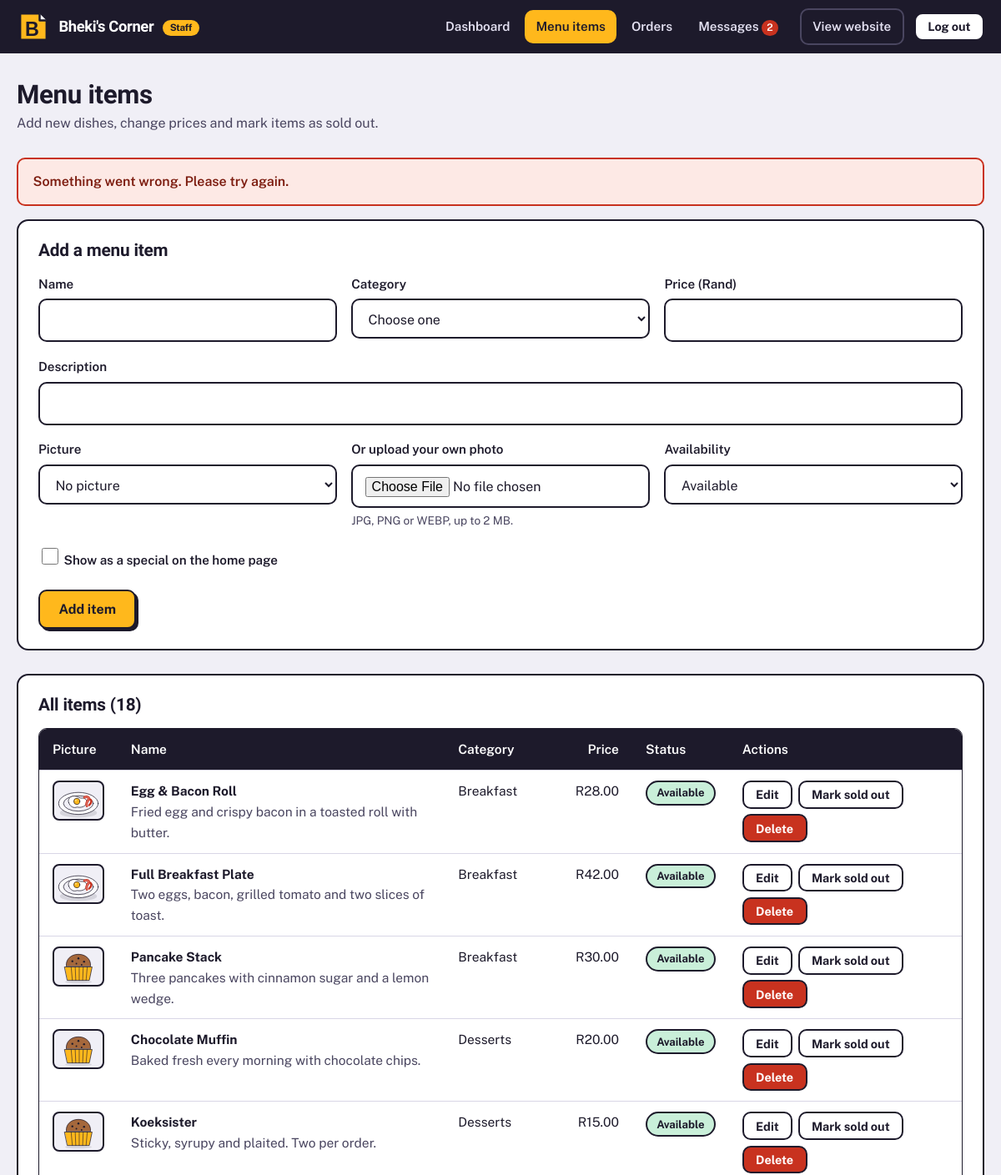
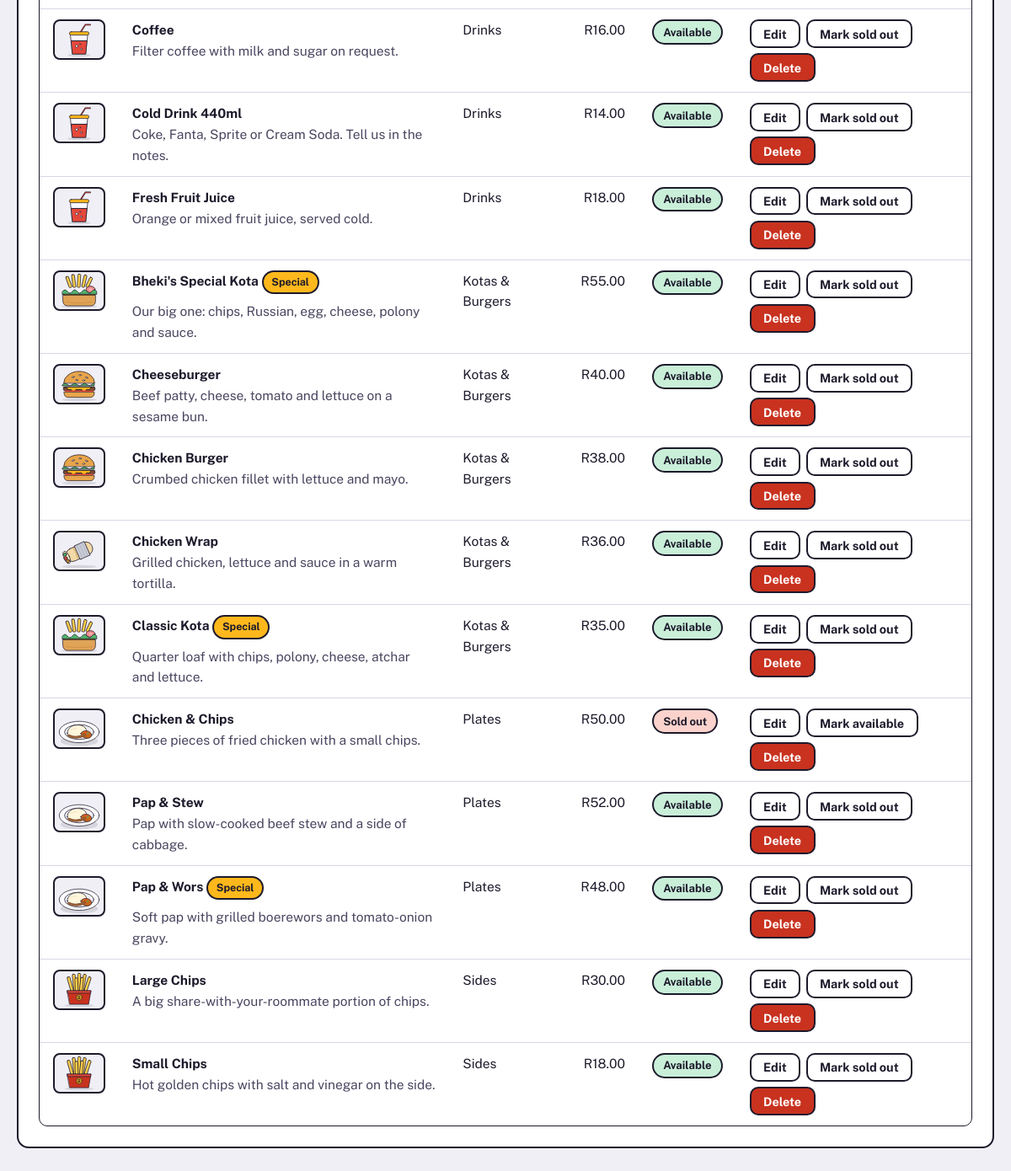
Page /admin/menu.php?msg=failed on the committed database (2 pictures, top to bottom).
### tables this page shows
CREATE TABLE tbl_products (
  product_id INT NOT NULL AUTO_INCREMENT,
  name VARCHAR(100) NOT NULL,
  description VARCHAR(255) NOT NULL,
  category VARCHAR(40) NOT NULL,
  price DECIMAL(8,2) NOT NULL,
  image VARCHAR(120) NOT NULL DEFAULT 'no-image.svg',
  is_special TINYINT(1) NOT NULL DEFAULT 0,
  status VARCHAR(20) NOT NULL DEFAULT 'Available',
  PRIMARY KEY (product_id)
);

### includes/config.php (called while the page is built, shortened)
<?php
function e($text) {
    return htmlspecialchars((string)$text, ENT_QUOTES, 'UTF-8');
}
function money($amount) {
    return 'R' . number_format((float)$amount, 2, '.', ' ');
}
function db_query($conn, $sql, $types = '', $params = array()) {
    $stmt = $conn->prepare($sql);
    if (!$stmt->execute()) {
        $stmt->close();
        return false;
    }
    return $stmt;
}
function db_all($conn, $sql, $types = '', $params = array()) {
    $rows = array();
    $stmt = db_query($conn, $sql, $types, $params);
    $result = $stmt->get_result();
    while ($row = $result->fetch_assoc()) {
        $rows[] = $row;
    }
    return $rows;
}
function product_image($file, $base = '') {
    if (preg_match('/\.svg$/i', $file)) {
        return $base . 'images/' . $file;
    }
    return $base . 'uploads/' . $file;
}
?>

### admin/menu.php (the view, shortened to what this page needs)
<?php
require_once '../includes/config.php';
$flashes = array(
    'saved'   => array('ok', 'The menu item was saved.'),
    'deleted' => array('ok', 'The menu item was deleted.'),
    'toggled' => array('ok', 'Availability updated.'),
    'invalid' => array('error', 'Please fill in the name, description, category and a price above R0.'),
    'upload'  => array('error', 'The picture must be a JPG, PNG or WEBP file under 2 MB.'),
    'failed'  => array('error', 'Something went wrong. Please try again.')
);
$flash = (isset($_GET['msg']) && isset($flashes[$_GET['msg']])) ? $flashes[$_GET['msg']] : null;
$editing = null;
$f = $editing ? $editing : array('product_id' => '', 'name' => '', 'description' => '', 'category' => '', 'price' => '', 'image' => '', 'is_special' => 0, 'status' => 'Available');
$products = db_all($conn, 'SELECT * FROM tbl_products ORDER BY category, name');
include '../includes/admin-header.php';
?>
<main id="main" class="admin-main">
  <h1>Menu items</h1>
  <p class="sub">Add new dishes, change prices and mark items as sold out.</p>
  <?php if ($flash) { ?><div id="flash" class="alert alert-<?php echo $flash[0]; ?>" role="status"><?php echo e($flash[1]); ?></div><?php } ?>
  <section class="panel" aria-labelledby="form-title">
    <h2 id="form-title"><?php echo $editing ? 'Edit "' . e($editing['name']) . '"' : 'Add a menu item'; ?></h2>
    <form class="form" action="../phpscripts/admin-products.php" method="post" enctype="multipart/form-data">
      <div class="form-grid">
        <div class="field">
          <label for="pName">Name</label>
          <input type="text" id="pName" name="name" maxlength="100" required value="<?php echo e($f['name']); ?>">
        </div>
        <div class="field">
          <label for="pCategory">Category</label>
          <select id="pCategory" name="category" required>
            <option value="">Choose one</option>
          </select>
        </div>
        <div class="field">
          <label for="pPrice">Price (Rand)</label>
          <input type="number" id="pPrice" name="price" min="1" max="1000" step="0.50" required value="<?php echo e($f['price']); ?>">
        </div>
        <div class="field wide">
          <label for="pDesc">Description</label>
          <input type="text" id="pDesc" name="description" maxlength="255" required value="<?php echo e($f['description']); ?>">
        </div>
        <div class="field">
          <label for="pImage">Picture</label>
          <select id="pImage" name="image_choice">
            <option value=""><?php echo $editing ? 'Keep current picture' : 'No picture'; ?></option>
          </select>
        </div>
        <div class="field">
          <label for="pUpload">Or upload your own photo</label>
          <input type="file" id="pUpload" name="upload" accept="image/jpeg,image/png,image/webp">
          <p class="field-hint">JPG, PNG or WEBP, up to 2 MB.</p>
        </div>
        <div class="field">
          <label for="pStatus">Availability</label>
          <select id="pStatus" name="status">
            <option value="Available"<?php echo $f['status'] === 'Available' ? ' selected' : ''; ?>>Available</option>
          </select>
        </div>
        <div class="field wide">
          <label class="check-line"><input type="checkbox" name="is_special" value="1"<?php echo $f['is_special'] ? ' checked' : ''; ?>> Show as a special on the home page</label>
        </div>
      </div>
      <div class="actions">
        <button type="submit" class="btn"><?php echo $editing ? 'Save changes' : 'Add item'; ?></button>
      </div>
    </form>
  </section>
  <section class="panel" aria-labelledby="list-title">
    <div class="panel-head"><h2 id="list-title">All items (<?php echo count($products); ?>)</h2></div>
    <div class="table-wrap">
      <table class="table">
        <thead>
          <tr><th scope="col">Picture</th><th scope="col">Name</th><th scope="col">Category</th><th scope="col" class="num">Price</th><th scope="col">Status</th><th scope="col">Actions</th></tr>
        </thead>
        <tbody>
        <?php foreach ($products as $p) { $isAvail = ($p['status'] === 'Available'); ?>
          <tr>
            <td><img class="thumb" src="<?php echo e(product_image($p['image'], '../')); ?>" alt="" width="64" height="48"></td>
            <td><strong><?php echo e($p['name']); ?></strong><?php echo $p['is_special'] ? ' <span class="pill">Special</span>' : ''; ?><br><span class="muted"><?php echo e($p['description']); ?></span></td>
            <td><?php echo e($p['category']); ?></td>
            <td class="num"><?php echo money($p['price']); ?></td>
            <td><span class="badge <?php echo $isAvail ? 'badge-delivered' : 'badge-cancelled'; ?>"><?php echo $isAvail ? 'Available' : 'Sold out'; ?></span></td>
            <td>
              <div class="actions">
                <a class="btn btn-small btn-ghost" href="menu.php?edit=<?php echo (int)$p['product_id']; ?>#form-title">Edit</a>
                <form action="../phpscripts/admin-products.php" method="post">
                  <button type="submit" class="btn btn-small btn-ghost"><?php echo $isAvail ? 'Mark sold out' : 'Mark available'; ?></button>
                </form>
                <form action="../phpscripts/admin-products.php" method="post" data-confirm="Delete <?php echo e($p['name']); ?>? This cannot be undone.">
                  <button type="submit" class="btn btn-small btn-danger">Delete</button>
                </form>
              </div>
            </td>
          </tr>
        <?php } ?>
        </tbody>
      </table>
    </div>
  </section>
</main>
<?php include '../includes/admin-footer.php'; ?>

### stylesheets/style.css (style rules this page uses)
:root { --ink: #1d1a2b; --ink-soft: #4a4660; --marigold: #ffb81c; --marigold-deep: #e59f00; --chilli: #c8321f; --leaf: #167a4e; --paper: #fbfbfd; --mist: #f0eff6; --line: #d9d6e6; --white: #ffffff; --font-head: "Bricolage Grotesque", "Trebuchet MS", "Segoe UI", sans-serif; --font-body: "Public Sans", "Segoe UI", Arial, sans-serif; --fs-sm: 0.875rem; --fs-base: 1rem; --fs-md: 1.25rem; --fs-lg: 1.563rem; --fs-xl: 1.953rem; --fs-2xl: clamp(2rem, 4vw, 2.75rem); --fs-hero: clamp(2.5rem, 6.4vw, 4.75rem); --radius: 14px; --radius-sm: 10px; --shadow-hard: 3px 3px 0 var(--ink); --shadow-soft: 0 8px 24px rgba(29, 26, 43, 0.1); --wrap: 1180px; }
*, *::before, *::after { box-sizing: border-box; }
html { scroll-behavior: smooth; }
body { margin: 0; font-family: var(--font-body); font-size: var(--fs-base); line-height: 1.6; color: var(--ink); background: var(--paper); }
img, svg, video, iframe { max-width: 100%; }
img { display: block; height: auto; }
h1, h2, h3, h4 { font-family: var(--font-head); line-height: 1.12; margin: 0 0 0.6em; letter-spacing: -0.01em; }
h1 { font-size: var(--fs-hero); font-weight: 800; }
h2 { font-size: var(--fs-2xl); font-weight: 800; }
p { margin: 0 0 1em; max-width: 68ch; }
a { color: var(--ink); text-underline-offset: 3px; }
.btn { display: inline-flex; align-items: center; justify-content: center; gap: 0.5rem; font: 700 1rem var(--font-body); text-decoration: none; cursor: pointer; background: var(--marigold); color: var(--ink); border: 2px solid var(--ink); border-radius: var(--radius-sm); padding: 0.75rem 1.4rem; box-shadow: var(--shadow-hard); transition: transform 0.12s, box-shadow 0.12s, background 0.15s; }
.btn-ghost { background: var(--white); box-shadow: none; }
.btn-danger { background: var(--chilli); color: var(--white); }
.btn-small { padding: 0.4rem 0.9rem; font-size: 0.9rem; box-shadow: none; }
.pill { display: inline-block; font-size: 0.78rem; font-weight: 700; padding: 0.15rem 0.6rem; border-radius: 999px; border: 2px solid var(--ink); background: var(--marigold); margin-bottom: 0.5rem; align-self: flex-start; }
.form { display: grid; gap: 1.1rem; }
.field label, .field legend { display: block; font-weight: 600; margin-bottom: 0.35rem; font-size: 0.95rem; padding: 0; }
.field input, .field select, .field textarea { width: 100%; font: inherit; color: var(--ink); background: var(--white); border: 2px solid var(--ink); border-radius: var(--radius-sm); padding: 0.7rem 0.9rem; }
.field-hint { font-size: 0.85rem; color: var(--ink-soft); margin: 0.3rem 0 0; }
.alert { padding: 0.9rem 1.1rem; border-radius: var(--radius-sm); border: 2px solid var(--ink); font-weight: 600; margin-bottom: 1rem; }
.alert-error { background: #fde9e5; border-color: var(--chilli); color: #7d1d10; }
.table-wrap { overflow-x: auto; border: 2px solid var(--ink); border-radius: var(--radius); background: var(--white); }
.table { width: 100%; border-collapse: collapse; font-size: 0.97rem; }
.table th, .table td { padding: 0.75rem 1rem; text-align: left; border-top: 1px solid var(--line); vertical-align: top; }
.table thead th { background: var(--ink); color: var(--white); border-top: 0; font-weight: 600; white-space: nowrap; }
.table .num { text-align: right; white-space: nowrap; }
.badge { display: inline-block; padding: 0.15rem 0.7rem; border-radius: 999px; font-size: 0.82rem; font-weight: 700; border: 2px solid var(--ink); background: var(--mist); white-space: nowrap; }
.badge-delivered { background: #c9efd9; }
.badge-cancelled { background: #fbd3cc; }
.muted { color: var(--ink-soft); }

### rows in the picture
tbl_products: image (picture), name "Egg & Bacon Roll", description "Fried egg and crispy bacon in a toasted roll with butter.", category "Breakfast", price "R28.00", status "Available"
tbl_products: image (picture), name "Full Breakfast Plate", description "Two eggs, bacon, grilled tomato and two slices of toast.", category "Breakfast", price "R42.00", status "Available"
tbl_products: image (picture), name "Pancake Stack", description "Three pancakes with cinnamon sugar and a lemon wedge.", category "Breakfast", price "R30.00", status "Available"
tbl_products: image (picture), name "Chocolate Muffin", description "Baked fresh every morning with chocolate chips.", category "Desserts", price "R20.00", status "Available"
tbl_products: image (picture), name "Koeksister", description "Sticky, syrupy and plaited. Two per order.", category "Desserts", price "R15.00", status "Available"
tbl_products: image (picture), name "Coffee", description "Filter coffee with milk and sugar on request.", category "Drinks", price "R16.00", status "Available"
tbl_products: image (picture), name "Cold Drink 440ml", description "Coke, Fanta, Sprite or Cream Soda. Tell us in the notes.", category "Drinks", price "R14.00", status "Available"
tbl_products: image (picture), name "Fresh Fruit Juice", description "Orange or mixed fruit juice, served cold.", category "Drinks", price "R18.00", status "Available"
tbl_products: image (picture), name "Bheki's Special Kota", is_special "Special", description "Our big one: chips, Russian, egg, cheese, polony and sauce.", category "Kotas & Burgers", price "R55.00", status "Available"
tbl_products: image (picture), name "Cheeseburger", description "Beef patty, cheese, tomato and lettuce on a sesame bun.", category "Kotas & Burgers", price "R40.00", status "Available"
tbl_products: image (picture), name "Chicken Burger", description "Crumbed chicken fillet with lettuce and mayo.", category "Kotas & Burgers", price "R38.00", status "Available"
tbl_products: image (picture), name "Chicken Wrap", description "Grilled chicken, lettuce and sauce in a warm tortilla.", category "Kotas & Burgers", price "R36.00", status "Available"
tbl_products: image (picture), name "Classic Kota", is_special "Special", description "Quarter loaf with chips, polony, cheese, atchar and lettuce.", category "Kotas & Burgers", price "R35.00", status "Available"
tbl_products: image (picture), name "Chicken & Chips", description "Three pieces of fried chicken with a small chips.", category "Plates", price "R50.00", status "Sold out"
tbl_products: image (picture), name "Pap & Stew", description "Pap with slow-cooked beef stew and a side of cabbage.", category "Plates", price "R52.00", status "Available"
tbl_products: image (picture), name "Pap & Wors", is_special "Special", description "Soft pap with grilled boerewors and tomato-onion gravy.", category "Plates", price "R48.00", status "Available"
tbl_products: image (picture), name "Large Chips", description "A big share-with-your-roommate portion of chips.", category "Sides", price "R30.00", status "Available"
tbl_products: image (picture), name "Small Chips", description "Hot golden chips with salt and vinegar on the side.", category "Sides", price "R18.00", status "Available"

### other values in the picture
$unreadCount "2"
$flash[1] "Something went wrong. Please try again."
count($products) "18"
